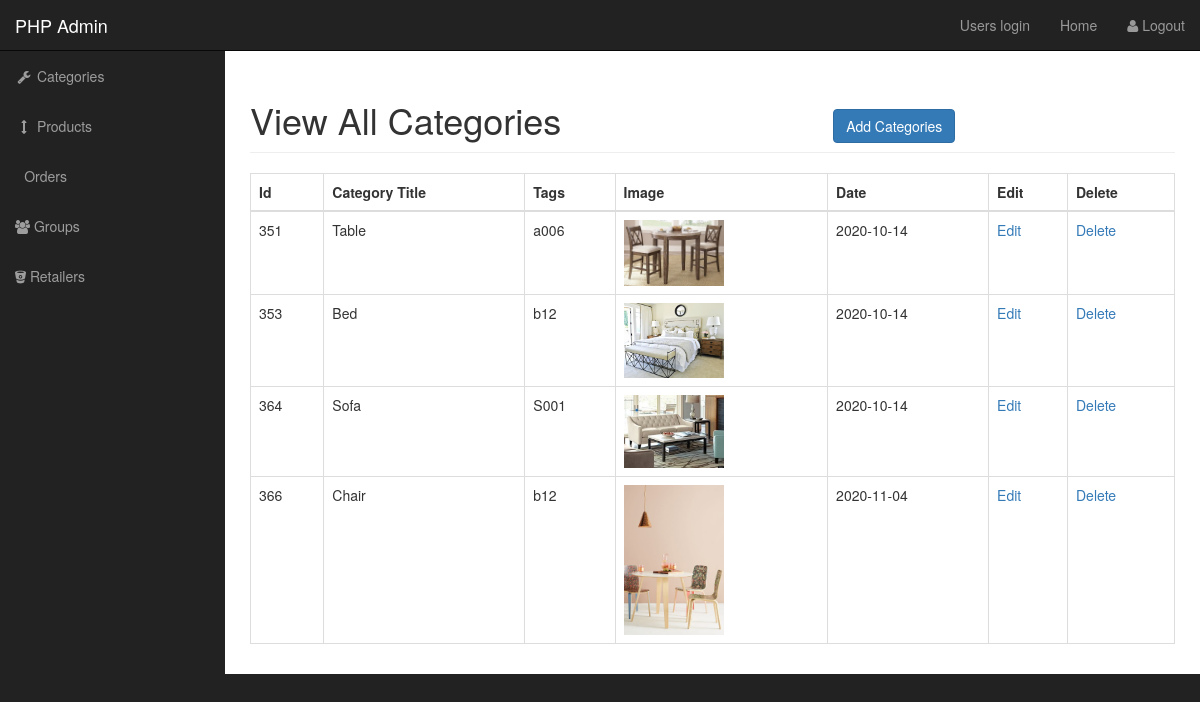
The app's page /admin/view_all_categories.php with its own data.
### tables this page shows
CREATE TABLE `category` (
  `cat_id` int(11) NOT NULL,
  `cat_title` varchar(255) NOT NULL,
  `cat_tags` varchar(255) NOT NULL,
  `cat_image` text NOT NULL,
  `cat_date` date NOT NULL
);

### admin/view_all_categories.php (the view, shortened to what this page needs)
<?php include "../inc/connect.php"; ?>
<?php  include "includes/admin_header.php" ?>
    <div id="wrapper">
       <?php  include "includes/admin_navigation.php" ?>
<div id="page-wrapper">
            <div class="container-fluid">
                <div class="row">
                    <div class="col-lg-12">
                        <h1 class="page-header">
                          View All Categories	 &emsp;&emsp;&emsp;&emsp;&emsp;&emsp;&emsp;
						  <a href="add_categories.php"> <input type="button" class= "btn btn-primary"   value="Add Categories"> </a>
                        </h1>
<table class="table table-bordered table-hover">
						<thead>
						<tr>
						<th>Id</th>
						<th>Category Title</th>
						<th>Tags</th>
						<th>Image</th>
						<th>Date</th>
						<th>Edit</th>
						<th>Delete</th>
						</tr>
						</thead>
                   <tbody>
				  <?php
				   $query = "SELECT * FROM category";
				   $select_category = mysqli_query($conn, $query);
					while($row = mysqli_fetch_assoc($select_category)) {
							$cat_id = $row['cat_id'];
							$cat_title = $row['cat_title'];
							$cat_tags = $row['cat_tags'];
							$cat_image = $row['cat_image'];
							 $cat_date = $row['cat_date'];
							echo "<tr>";
							echo "<td>$cat_id </td>";
							echo "<td>$cat_title </td>";
							echo "<td>$cat_tags</td>";
							echo "<td><img width='100' src ='../images/$cat_image' alt='image'></td>";
							echo "<td>$cat_date</td>";
							$query = "SELECT * FROM category WHERE cat_id = {$cat_id}";
					       $select_categories_edit = mysqli_query($conn, $query);
								while($row = mysqli_fetch_assoc($select_categories_edit)){
							       $cat_id = $row['cat_id'];
							}
							echo "<td><a href='edit_categories.php?category_id={$cat_id}'> Edit </a></td>";
							echo "<td><a onClick = \"javascript: return confirm('Are you sure you want to delete'); \" href='view_all_categories.php?delete={$cat_id}'> Delete </a></td>";
							echo "</tr>";
							}
				  ?>
				   </tbody>
				   </table>
				 </body>
				  <html>

### admin/includes/admin_header.php (shortened to what this page needs)
 <!DOCTYPE html>
<html lang="en">
<head>
    <link href="css/bootstrap.min.css" rel="stylesheet">
    <link href="css/sb-admin.css" rel="stylesheet">
    <link href="font-awesome/css/font-awesome.min.css" rel="stylesheet" type="text/css">
</head>

### admin/includes/admin_navigation.php (shortened to what this page needs)
<body>
    <div id="wrapper">
        <nav class="navbar navbar-inverse navbar-fixed-top" role="navigation">
            <div class="navbar-header">
                <a class="navbar-brand" href="./admin_index.php">PHP Admin</a>
            </div>
            <ul class="nav navbar-right top-nav">
			<li> <a href= "./users_login.php"> Users login </a> </li>
				<li> <a href= "../index.php"> Home </a> </li>
	               <li>
                    <a href= "../index.php"> <i class="fa fa-user"></i> Logout </a>
                </li>
            </ul>
            <div class="collapse navbar-collapse navbar-ex1-collapse">
                <ul class="nav navbar-nav side-nav">
					<li>
                        <a href="./view_all_categories.php"> <i class="fa fa-fw fa-wrench"></i> Categories  </i> </a>
                    </li>
					<li>
                        <a href="./view_all_products.php"> <i class="fa fa-fw fa-arrows-v"></i>  Products </i> </a>
                    </li>
					<li>
                        <a href="./view_all_orders.php"> <i class="fas fa-clipboard fa-lg"></i> Orders  </i> </a>
                    </li>
					<li>
                        <a href="./view_all_groups.php"> <i class="fa fa-users"></i> Groups  </i> </a>
                    </li>
					<li>
                        <a href="./view_all_retailers.php"> <i class="fa fa-bitbucket"></i> Retailers  </i> </a>
                    </li>
                </ul>
            </div>
			</nav>
			</div>

### admin/css/sb-admin.css (style rules this page uses)
body { margin-top: 100px; background-color: #222; }
@media (min-width:768px) { body { margin-top: 50px; } }
#wrapper { padding-left: 0; }
#page-wrapper { width: 100%; padding: 0; background-color: #fff; }
@media (min-width:768px) { #wrapper { padding-left: 225px; } }
@media (min-width:768px) { #page-wrapper { padding: 10px; } }
.top-nav { padding: 0 15px; }
.top-nav>li { display: inline-block; float: left; }
.top-nav>li>a { padding-top: 15px; padding-bottom: 15px; line-height: 20px; color: #999; }
@media (min-width:768px) { .side-nav { position: fixed; top: 51px; left: 225px; width: 225px; margin-left: -225px; border: none; border-radius: 0; overflow-y: auto; background-color: #222; } }
@media (min-width:768px) { .side-nav>li>a { width: 225px; } }

### records on screen
category: cat_id "351", cat_title "Table", cat_tags "a006", cat_image (picture), cat_date "2020-10-14"
category: cat_id "353", cat_title "Bed", cat_tags "b12", cat_image (picture), cat_date "2020-10-14"
category: cat_id "364", cat_title "Sofa", cat_tags "S001", cat_image (picture), cat_date "2020-10-14"
category: cat_id "366", cat_title "Chair", cat_tags "b12", cat_image (picture), cat_date "2020-11-04"
